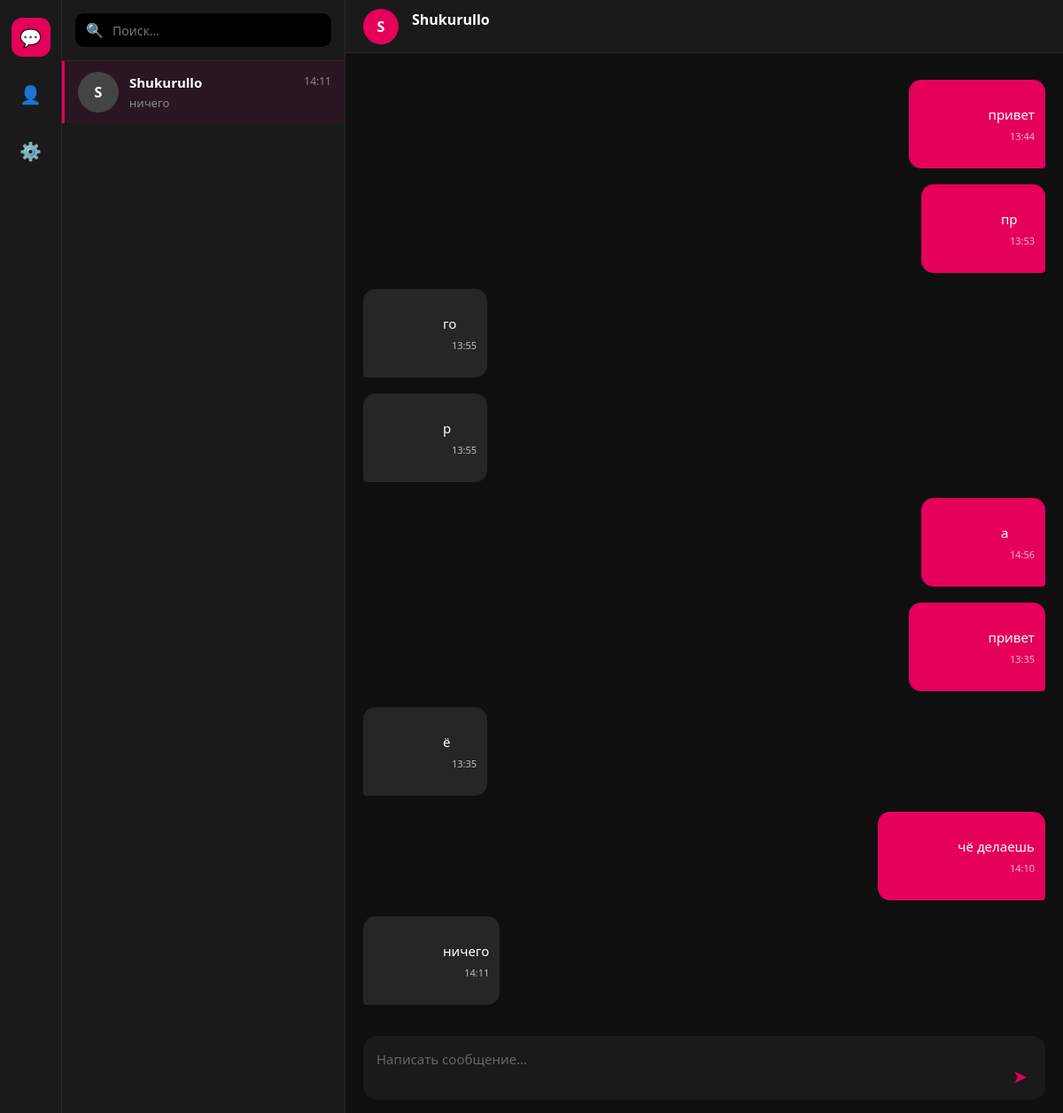
Page /chat/1/ (signed in) on the earlier database version.
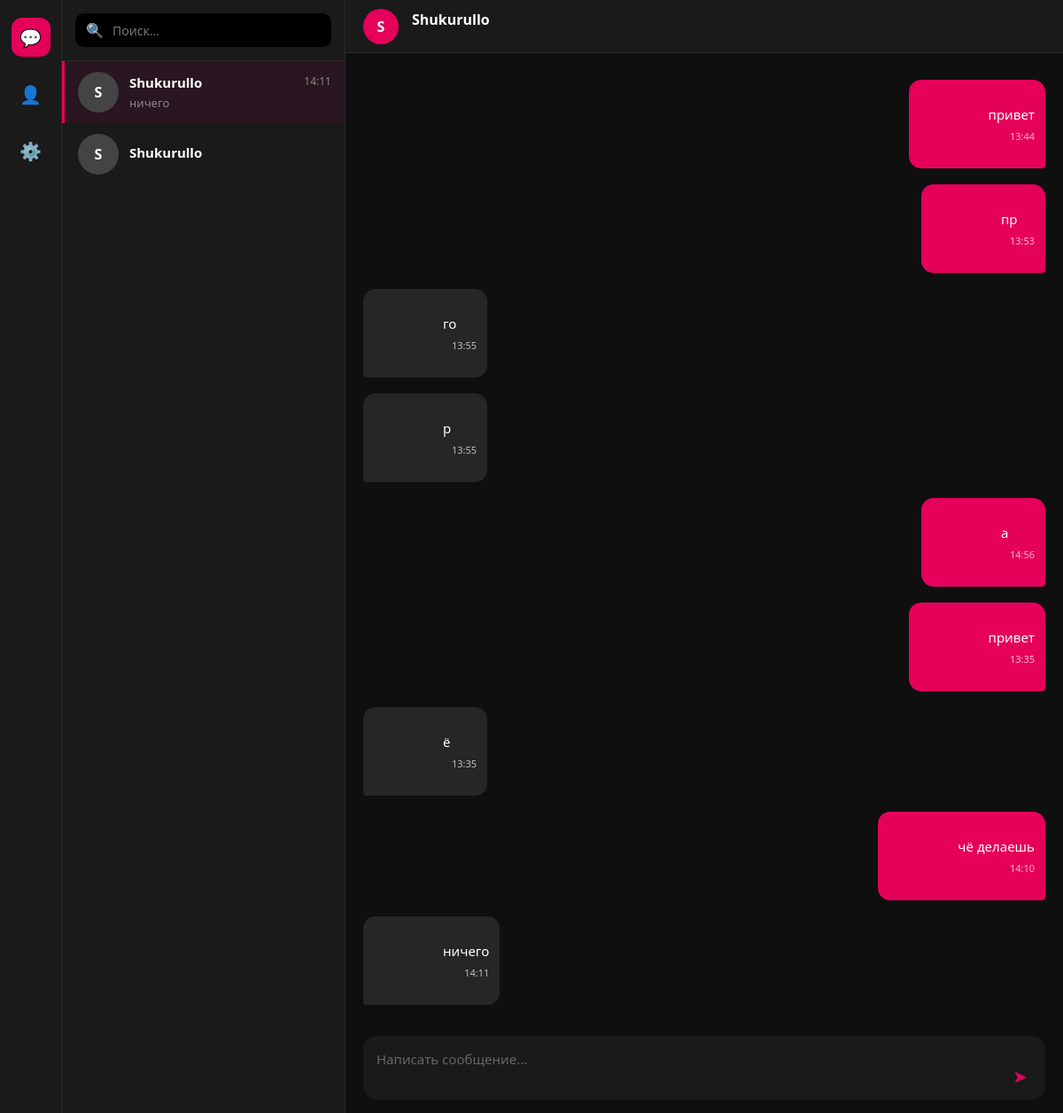
Same page on the later database version.
### chat/models.py (models this page shows, shortened)
class Thread(models.Model):
    ad = models.ForeignKey(Ad, on_delete=models.CASCADE, related_name='threads')
    participants = models.ManyToManyField(
        settings.AUTH_USER_MODEL,
        related_name='chat_threads'
    )
    is_archived = models.BooleanField(default=False)
    is_muted = models.BooleanField(default=False)
    created_at = models.DateTimeField(auto_now_add=True)
    updated_at = models.DateTimeField(auto_now=True)
    class Meta:
        ordering = ['-updated_at']
        verbose_name = ''
        verbose_name_plural = ''

class Message(models.Model):
    STATUS_CHOICES = [
        ('sent', ''),
        ('delivered', ''),
        ('read', ''),
    ]
    thread = models.ForeignKey(Thread, on_delete=models.CASCADE, related_name='messages')
    sender = models.ForeignKey(
        settings.AUTH_USER_MODEL,
        on_delete=models.CASCADE
    )
    text = models.TextField()
    file = models.FileField(upload_to='chat_files/', null=True, blank=True)
    image = models.ImageField(upload_to='chat_images/', null=True, blank=True)
    status = models.CharField(max_length=10, choices=STATUS_CHOICES, default='sent')
    is_edited = models.BooleanField(default=False)
    edited_at = models.DateTimeField(null=True, blank=True)
    is_read = models.BooleanField(default=False)
    created_at = models.DateTimeField(auto_now_add=True)
    class Meta:
        ordering = ['created_at']
        verbose_name = ''
        verbose_name_plural = ''

### users/models.py (models this page shows)
class User(AbstractUser):
    phone = models.CharField(
        max_length=20,
        unique=True,
        db_index=True,
        blank=True,
        null=True,
        default=None
    )
    avatar = models.ImageField(upload_to='users/avatars/', null=True, blank=True)
    location = models.CharField(max_length=255, blank=True)
    rating = models.DecimalField(max_digits=3, decimal_places=2, default=0.0)
    created_at = models.DateTimeField(auto_now_add=True)
    city = models.CharField(max_length=100, blank=True)
    last_seen = models.DateTimeField(null=True, blank=True)
    class Meta:
        verbose_name = ''
        verbose_name_plural = ''
    @property
    def is_online(self):
        if not self.last_seen:
            return False
        return self.last_seen >= timezone.now() - timezone.timedelta(minutes=5)
    @property
    def activity_status(self):
        return '' if self.is_online else ''

### chat/views.py (the view, shortened to what this page needs)
# urls.py: path('', views.chat_view, name='chat_list'),
@login_required
def chat_view(request, thread_id=None):
    threads_qs = (
        Thread.objects.filter(participants=request.user)
        .annotate(last_msg=Max('messages__created_at'))
        .order_by('-last_msg')
    )
    selected_thread_id = thread_id or request.GET.get('thread')
    active_thread = None
    if selected_thread_id:
        active_thread = get_object_or_404(Thread, id=selected_thread_id, participants=request.user)
    thread_rows = []
    for t in threads_qs:
        thread_rows.append({
            'thread': t,
            'other_user': t.participants.exclude(id=request.user.id).first(),
            'last_message': t.messages.last()
        })
    context = {
        'threads': thread_rows,
        'active_thread': active_thread,
        'active_other_user': active_thread.participants.exclude(id=request.user.id).first() if active_thread else None,
        'messages': active_thread.messages.all().order_by('created_at') if active_thread else [],
    }
    return render(request, 'chat/chat.html', context)

### templates/chat/chat.html (shortened to what this page needs)
<!DOCTYPE html>
<html lang="ru">
<head>
</head>
<body>
<nav class="sidebar-mini">
    <div class="nav-icon active">💬</div>
    <div class="nav-icon">👤</div>
    <div class="nav-icon">⚙️</div>
</nav>
<aside class="chats-list-panel">
    <div class="chats-header">
        <div class="search-box"><span>🔍</span><input type="text" placeholder="Поиск..."></div>
    </div>
    <div class="threads" id="threadsList">
        {% for row in threads %}
        <a href="{% url 'chat_detail' row.thread.id %}"
           class="chat-item {% if active_thread.id == row.thread.id %}active{% endif %}"
           style="text-decoration: none; color: inherit;">
            <div class="avatar">
                {{ row.other_user.username|slice:":1"|upper }}
            </div>
            <div class="chat-info">
                <div class="chat-top">
                    <span class="chat-name">{{ row.other_user.username }}</span>
                    <span class="chat-time">{% if row.last_message %}{{ row.last_message.created_at|date:"H:i" }}{% endif %}</span>
                </div>
                <div class="chat-preview">
                    {% if row.last_message %}
                    {{ row.last_message.text|truncatechars:30 }}
                    {% endif %}
                </div>
            </div>
        </a>
        {% endfor %}
    </div>
</aside>
<main class="main-workspace">
    {% if not active_thread %}
    <div class="empty-state" id="emptyState">
        <div class="empty-state-card">💬 Выберите чат, чтобы начать общение</div>
    </div>
    {% else %}
    <div class="active-chat-area" style="display: flex;">
        <header class="chat-header">
            <div class="avatar" style="width: 40px; height: 40px; background: var(--accent);">
                {{ active_other_user.username|slice:":1"|upper }}
            </div>
            <div class="profile-info" onclick="toggleRightPanel()">
                <h2>{{ active_other_user.username }}</h2>
                <div class="status-area">
                </div>
            </div>
        </header>
        <div class="chat-history" id="chatHistory">
            {% for msg in messages %}
            <div class="msg-row {% if msg.sender == request.user %}own{% endif %}" data-message-id="{{ msg.id }}">
                <div class="msg-bubble">
                    {{ msg.text }}
                    <div class="msg-meta">{{ msg.created_at|date:"H:i" }}</div>
                </div>
            </div>
            {% endfor %}
        </div>
        <div class="chat-input-area">
            {% if active_thread %}
            <form action="{% url 'chat_detail' active_thread.id %}" method="POST" class="input-box">
                <textarea name="message" id="msgInput" placeholder="Написать сообщение..."></textarea>
                <button type="submit" class="send-btn">➤</button>
            </form>
            {% endif %}
        </div>
    </div>
    {% endif %}
</main>
</body>
</html>

Differences in the rows shown:
added Thread: other_user.username "S", other_user.username "Shukurullo"
